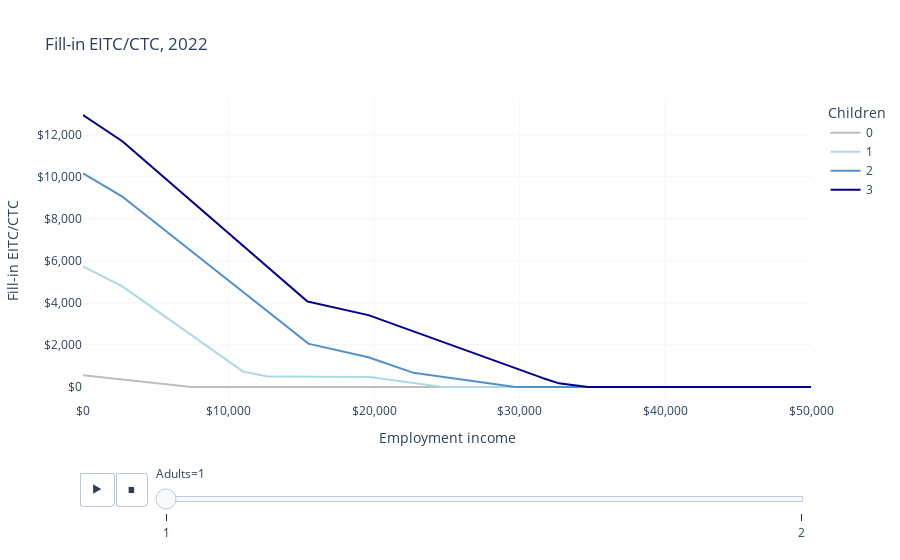

Source (notebook cell):
### Markdown cell above
# Fill-in EITC and CTC

Matt Bruenig of People's Policy Project proposed a "fill-in" tax credit to effectively remove the work requirements from the Earned Income Tax Credit and Child Tax Credit.
Bruenig proposed it as a state-level reform, but we have implemented it as a federal reform which can be broken down by any state, since it does not depend on any other state-level policies.

### Code cell
from openfisca_us import IndividualSim
from openfisca_us.model_api import *
from openfisca_core import periods

import pandas as pd
import plotly.express as px


def modify_parameters(parameters):
    parameters.contrib.peoples_policy_project.fill_in_eitc_ctc.update(
        period=periods.period("year:2022:1"), value=True
    )
    return parameters


class enact_fill_in(Reform):
    def apply(self):
        self.modify_parameters(modify_parameters)


LIGHT_GRAY = "#F5F5F5"
GRAY = "#BDBDBD"
BLUE = "#5091cc"
LIGHT_BLUE = "lightblue"
DARK_BLUE = "darkblue"

COLOR_MAP = {"0": GRAY, "1": LIGHT_BLUE, "2": BLUE, "3": DARK_BLUE}


def make(adults, children):
    sim = IndividualSim(enact_fill_in, year=2022)
    sim.add_person(name="head", age=25)
    members = ["head"]
    if adults == 2:
        sim.add_person(name="spouse")
        members += ["spouse"]
    for i in range(children):
        child = "child{}".format(i)
        sim.add_person(name=child, age=6)
        members += [child]
    sim.add_tax_unit(name="tax_unit", members=members)
    sim.add_household(name="household", members=members)
    sim.vary("employment_income", max=50_000, step=100)
    return pd.DataFrame(
        dict(
            employment_income=sim.calc("employment_income")[0],
            fill_in_eitc_ctc=sim.calc("fill_in_eitc_ctc")[0].round(),
            eitc=sim.calc("eitc")[0].round(),
            ctc=sim.calc("ctc_value_received")[0].round(),
            mtr=-sim.deriv("fill_in_eitc_ctc", "employment_income", wrt_target="head"),
            adults=adults,
            children=str(children),
        )
    )


# Make a table of EITC amounts for different numbers of adults and children.
l = []
for adults in range(1, 3):
    for children in range(0, 4):
        l.append(make(adults, children))

df = pd.concat(l)

LABELS = dict(
    employment_income="Employment income",
    income_source="Income source",
    fill_in_eitc_ctc="Fill-in EITC/CTC",
    mtr="Fill-in EITC/CTC marginal tax rate",
    children="Children",
    adults="Adults",
    eitc_ctc_fill_in_total="EITC + CTC + Fill-in credit"
)

fig = px.line(
    df,
    "employment_income",
    "fill_in_eitc_ctc",
    color="children",
    animation_frame="adults",
    labels=LABELS,
    title="Fill-in EITC/CTC, 2022",
    color_discrete_map=COLOR_MAP,
)

fig.update_layout(
    xaxis_tickformat="$,",
    yaxis_tickformat="$,",
    plot_bgcolor="white",
    xaxis_gridcolor=LIGHT_GRAY,
    yaxis_gridcolor=LIGHT_GRAY,
)
fig.show()

### Figure 1 — Plotly figure (JSON) as saved in the notebook; plotly's stock layout.template omitted (floating-point values rounded to 4 significant figures; data arrays with more than 128 entries replaced by an {"elided": "..."} marker saying what was removed)
{"data": [{"hovertemplate": "Children=0<br>Adults=1<br>Employment income=%{x}<br>Fill-in EITC/CTC=%{y}<extra></extra>", "legendgroup": "0", "line": {"color": "#BDBDBD", "dash": "solid"}, "marker": {"symbol": "circle"}, "mode": "lines", "name": "0", "orientation": "v", "showlegend": true, "type": "scatter", "x": {"elided": "501 int values"}, "xaxis": "x", "y": {"elided": "501 int values"}, "yaxis": "y"}, {"hovertemplate": "Children=1<br>Adults=1<br>Employment income=%{x}<br>Fill-in EITC/CTC=%{y}<extra></extra>", "legendgroup": "1", "line": {"color": "lightblue", "dash": "solid"}, "marker": {"symbol": "circle"}, "mode": "lines", "name": "1", "orientation": "v", "showlegend": true, "type": "scatter", "x": {"elided": "501 int values"}, "xaxis": "x", "y": {"elided": "501 int values"}, "yaxis": "y"}, {"hovertemplate": "Children=2<br>Adults=1<br>Employment income=%{x}<br>Fill-in EITC/CTC=%{y}<extra></extra>", "legendgroup": "2", "line": {"color": "#5091cc", "dash": "solid"}, "marker": {"symbol": "circle"}, "mode": "lines", "name": "2", "orientation": "v", "showlegend": true, "type": "scatter", "x": {"elided": "501 int values"}, "xaxis": "x", "y": {"elided": "501 int values"}, "yaxis": "y"}, {"hovertemplate": "Children=3<br>Adults=1<br>Employment income=%{x}<br>Fill-in EITC/CTC=%{y}<extra></extra>", "legendgroup": "3", "line": {"color": "darkblue", "dash": "solid"}, "marker": {"symbol": "circle"}, "mode": "lines", "name": "3", "orientation": "v", "showlegend": true, "type": "scatter", "x": {"elided": "501 int values"}, "xaxis": "x", "y": {"elided": "501 int values"}, "yaxis": "y"}], "layout": {"legend": {"title": {"text": "Children"}, "tracegroupgap": 0}, "plot_bgcolor": "white", "sliders": [{"active": 0, "currentvalue": {"prefix": "Adults="}, "len": 0.9, "pad": {"b": 10, "t": 60}, "steps": [{"args": [["1"], {"frame": {"duration": 0, "redraw": false}, "fromcurrent": true, "mode": "immediate", "transition": {"duration": 0, "easing": "linear"}}], "label": "1", "method": "animate"}, {"args": [["2"], {"frame": {"duration": 0, "redraw": false}, "fromcurrent": true, "mode": "immediate", "transition": {"duration": 0, "easing": "linear"}}], "label": "2", "method": "animate"}], "x": 0.1, "xanchor": "left", "y": 0, "yanchor": "top"}], "title": {"text": "Fill-in EITC/CTC, 2022"}, "updatemenus": [{"buttons": [{"args": [null, {"frame": {"duration": 500, "redraw": false}, "fromcurrent": true, "mode": "immediate", "transition": {"duration": 500, "easing": "linear"}}], "label": "&#9654;", "method": "animate"}, {"args": [[null], {"frame": {"duration": 0, "redraw": false}, "fromcurrent": true, "mode": "immediate", "transition": {"duration": 0, "easing": "linear"}}], "label": "&#9724;", "method": "animate"}], "direction": "left", "pad": {"r": 10, "t": 70}, "showactive": false, "type": "buttons", "x": 0.1, "xanchor": "right", "y": 0, "yanchor": "top"}], "xaxis": {"anchor": "y", "domain": [0, 1], "gridcolor": "#F5F5F5", "tickformat": "$,", "title": {"text": "Employment income"}}, "yaxis": {"anchor": "x", "domain": [0, 1], "gridcolor": "#F5F5F5", "tickformat": "$,", "title": {"text": "Fill-in EITC/CTC"}}}}
